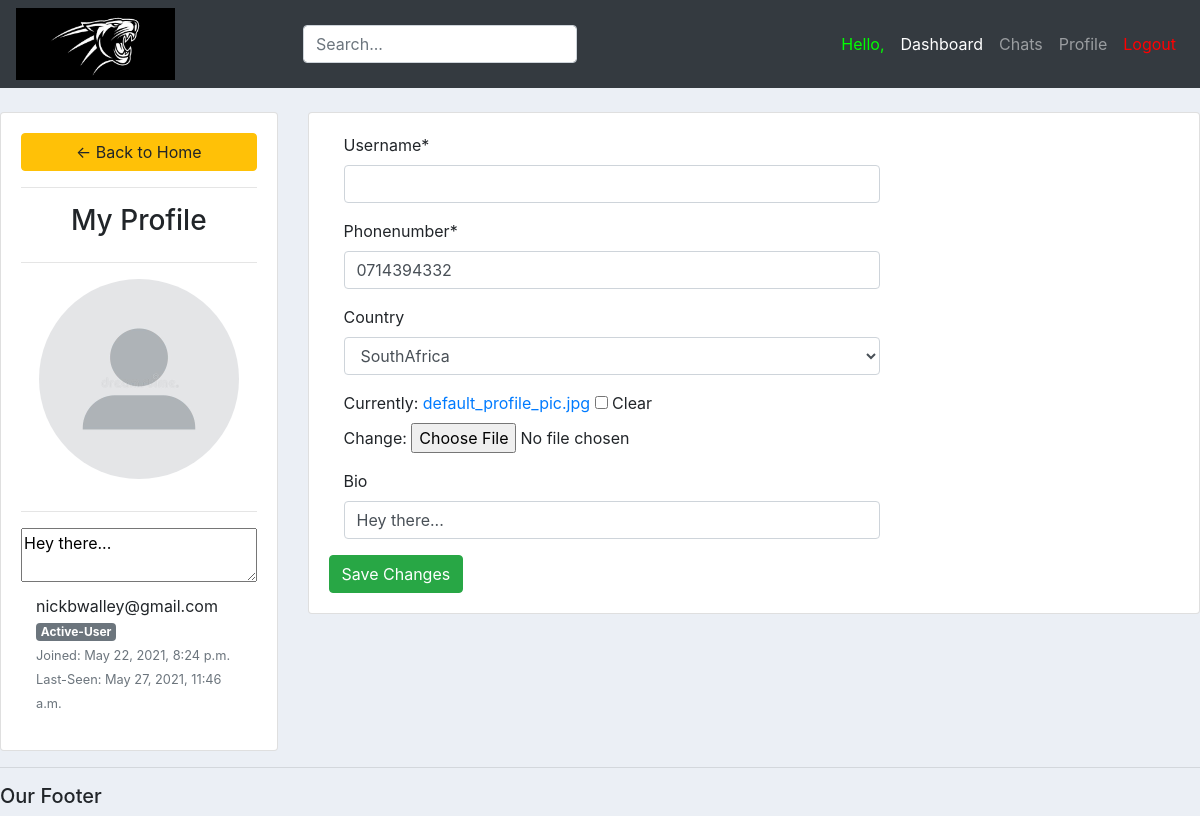
The app's page /MyProfile/ (signed in), older data.
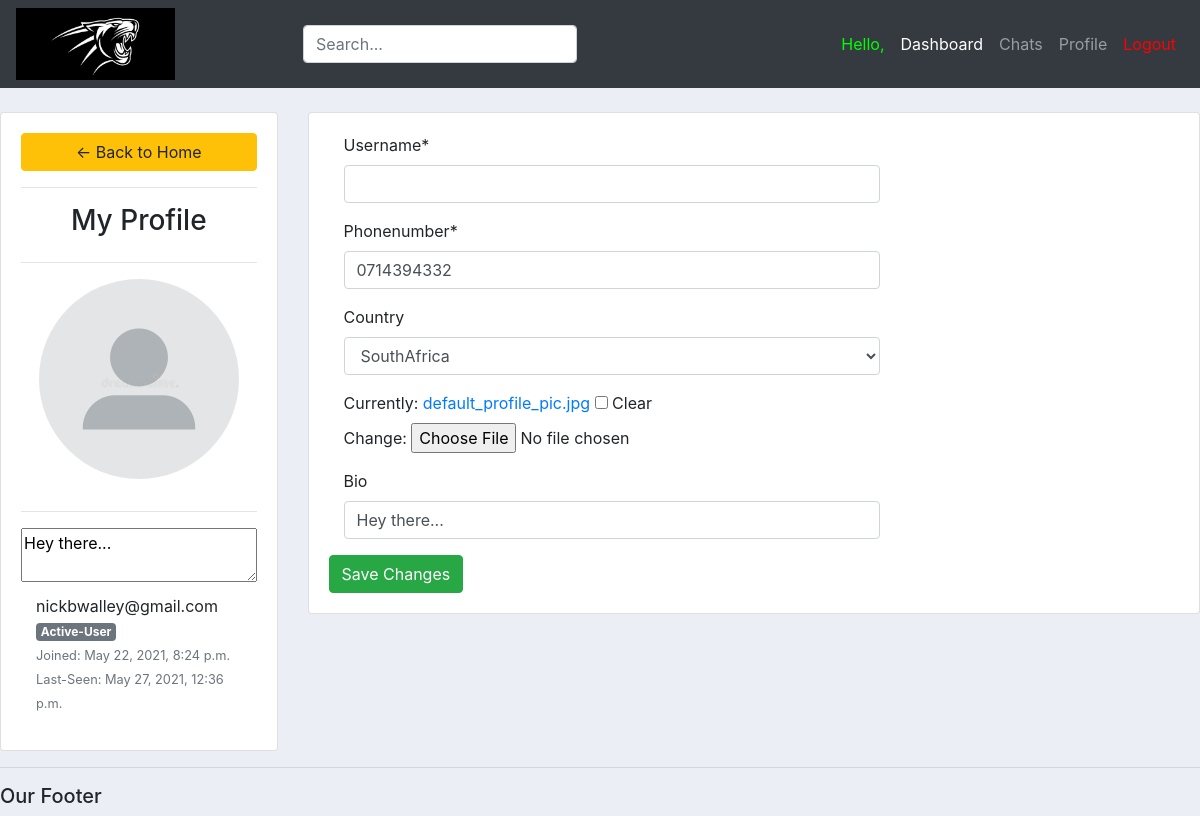
The same page, newer data.
### App1/models.py (models this page shows, shortened)
class user(AbstractBaseUser):
	alphanumeric = RegexValidator(r'^[A-Za-z0-9_.]*$', 'Only Letters, Numbers, Underscores and Periods are allowed!')
	phonenumber = RegexValidator(r'^[0-9]{10,12}$', 'Only Numerical characters are allowed! (Must be 10-12Digits)')
	username		= models.CharField(max_length=30, unique=True, validators=[alphanumeric])
	email 			= models.EmailField(verbose_name="email", max_length=60, unique=True)
	phonenumber 	= models.CharField(max_length=30, unique=True, validators=[phonenumber])
	country 		= models.ForeignKey(Country, on_delete=models.SET_NULL, blank=True, null=True)
	university 		= models.ForeignKey(University, on_delete=models.SET_NULL, null=True)
	course			= models.ForeignKey(Course, on_delete=models.SET_NULL, blank=True, null=True)
	profile_pic 	= models.ImageField(null=True, blank=True, default=get_default_profile_image, upload_to=get_profile_image_filepath)
	bio 			= models.CharField(max_length=40, default="Hey there...", blank=True, null=True)
	date_joined 	= models.DateTimeField(verbose_name='date joined', auto_now_add=True)
	last_login		= models.DateTimeField(verbose_name='last login', auto_now=True)
	hide_email		= models.BooleanField(default=True)
	hide_phonenumber= models.BooleanField(default=True)
	is_active 		= models.BooleanField(default=True)
	is_admin 		= models.BooleanField(default=False)
	is_verified  	= models.BooleanField(default=False)
	is_staff 		= models.BooleanField(default=False)
	is_superuser 	= models.BooleanField(default=False)
	USERNAME_FIELD = 'username'
	REQUIRED_FIELDS = ['email']
	objects = MyAccountManager()

### App1/views.py (the view)
# urls.py: path('MyProfile/', views.my_profile, name='my_profile'),
@login_required(login_url='login') # only allows users who are logged in with correct credentials
def my_profile(request):
	user = request.user
	form = update_user_profile(instance=user)
	if request.method == 'POST':
		form = update_user_profile(request.POST, request.FILES,instance=user)
		if form.is_valid:
			form.save()
	context = {'form':form}
	return render(request, 'App1/my_profile.html', context)

### App1/forms.py
class update_user_profile(forms.ModelForm):
	class Meta:
		model = user
		fields = ['username', 'phonenumber', 'country', 'profile_pic', 'bio']
		exclude = ['email', 'university', 'course', 'password1', 'password2']

### App1/models.py (called while the page is built)
    def __str__(self):
        return self.name

### App1/templates/App1/my_profile.html (shortened to what this page needs)
{%  extends 'App1/main.html' %}
{% load static %}
{% block content %}
{% load crispy_forms_tags %}
<br>
<div class="row">
	<div class="col-md-3">
		<div class="card card-body">
			<a class="btn btn-warning" href="{% url 'home' %}"> &#8592; Back to Home</a>
			<hr>
			<h3 style="text-align: center">My Profile</h3>
			<hr>
			<img class="profile-pic" src="{{request.user.profile_pic.url}}" >
        <hr>
		  <textarea placeholder="Enter your Bio" readonly>{{request.user.bio}}</textarea>
        <div class="col d-flex flex-column flex-sm-row justify-content-between mb-3">
          <div class="text-center text-sm-left mb-2 mb-sm-0">
            <h4 class="pt-sm-2 pb-1 mb-0 text-nowrap">{{request.user.usernane}} </h4>
            <p class="mb-0">{{request.user.email}}</p>
            {% if request.user.is_admin %}
            <span class="badge badge-secondary">Administrator</span>
            {% else %}
            <span class="badge badge-secondary">Active-User</span>
            {% endif %}
            <div class="text-muted"><small>Joined: {{request.user.date_joined}}</small></div>
            <div class="text-muted"><small>Last-Seen: {{request.user.last_login}}</small></div>
          </div>
        </div>
		</div>
	</div>
	<div class="col-md-9">
		<div class="card card-body">
			<form method="POST" action="" enctype="multipart/form-data">
				      <div class="form-group">
            		<div class="col-lg-8">
              			{{form.username|as_crispy_field }}
            		</div>
          		</div>
              <div class="form-group">
                <div class="col-lg-8">
                    {{form.phonenumber|as_crispy_field }}
                </div>
              </div>
              <div class="form-group">
                <div class="col-lg-8">
                    {{form.country|as_crispy_field }}
                </div>
              </div>
              <div class="form-group">
                <div class="col-lg-8">
                    {{form.profile_pic}}
                </div>
              </div>
              <div class="form-group">
                <div class="col-lg-8">
                    {{form.bio |as_crispy_field}}
                </div>
              </div>
			<input class="btn btn-success" type="submit" name="Update Information" value="Save Changes">
			</form>
		</div>
	</div>
</div>
{% endblock %}

### App1/templates/App1/main.html (shortened to what this page needs)
{% load static %}
<!DOCTYPE html>
<head>
    <link rel="stylesheet" href="https://stackpath.bootstrapcdn.com/bootstrap/4.3.1/css/bootstrap.min.css">
    <link rel="stylesheet" href="{% static '/css/main.css' %}">
</head>
<body>
    {% include 'App1/navbar.html' %}
    {% block content %}
    {% endblock %}
    <hr>
    <h5>Our Footer</h5>
</body>
</html>

### App1/templates/App1/navbar.html (shortened to what this page needs)
{% load static %}
<nav class="navbar navbar-expand-lg navbar-dark bg-dark">
    <img src="{% static '/images/lionking.png'%}" id="logo" >
    <link rel="stylesheet" href="{% static '/css/main.css' %}">
    <div class="collapse navbar-collapse" id="navbarNav">
      <ul class="navbar-nav mr-auto ml-auto">
        <form class="search-bar justify-content-start">
            <input type="text" class="form-control" name="q" id="id_q_large" placeholder="Search...">
        </form>
      </ul>
      <ul class="navbar-nav ml-auto">
        {% if request.user.is_authenticated %}
        <li class="nav-item">
          <a class="nav-link" style="color: #00ff00;">Hello, {{request.user.username}}</a>
        </li>
        <li class="nav-item active">
          <a class="nav-link" href="{% url 'home' %}">Dashboard</a>
        </li>
        <li class="nav-item">
          <a class="nav-link" href="#">Chats</a>
        </li>
        <li class="nav-item">
          <a class="nav-link" href="{% url 'my_profile' %}">Profile</a>
        </li>
        <li class="nav-item">
          <a class="nav-link" href="{% url 'logout' %}" style="color: #ff0000;">Logout</a>
        </li>
      </ul>
        {% endif %}
    </div>
  </nav>

### static/css/main.css (style rules this page uses)
#logo { height: auto; width: auto; max-height: 72px; max-width: 250px; }
body { background-color: #ebeff5; }

### App1/templates/App1/my_profile.html (style rules this page uses)
.profile-pic { max-width: 200px; max-height:200px; margin: 0 auto; border-radius: 50%; }

Row changes from the older to the newer data that the page shows:
changed user "nickbwalley@gmail.com": user.last_login "May 27, 2021, 11:46 a.m." → "May 27, 2021, 12:36 p.m."
